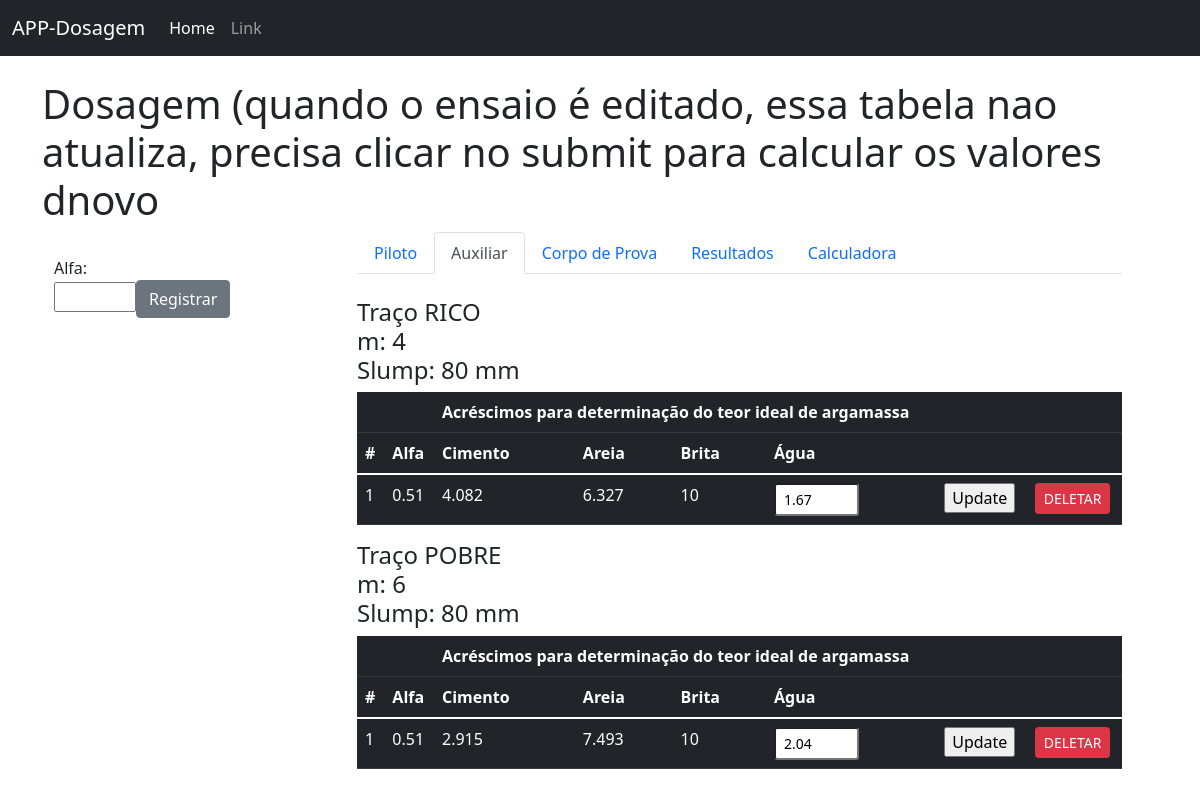
Screenshot of /auxiliar/2 with the database file from the repository.
### hello.py (models this page shows, shortened)
class Dosagem_rico(db.Model):
    id = db.Column(db.Integer, primary_key=True)
    alfa = db.Column(db.Integer)
    c_unitario = db.Column(db.Integer)
    a_unitario = db.Column(db.Integer)
    b_unitario = db.Column(db.Integer)
    c_massa = db.Column(db.Integer)
    a_massa = db.Column(db.Integer)
    b_massa = db.Column(db.Integer)
    c_acr = db.Column(db.Integer)
    a_acr= db.Column(db.Integer)
    a_massa_umida = db.Column(db.Integer)
    umidade_agregado = db.Column(db.Integer)
    agua = db.Column(db.Integer)
    agua_cimento = db.Column(db.Integer)
    ensaio_id = db.Column(db.Integer, db.ForeignKey('ensaios.id'))

class Dosagem_pobre(db.Model):
    id = db.Column(db.Integer, primary_key=True)
    alfa = db.Column(db.Integer)
    c_unitario = db.Column(db.Integer)
    a_unitario = db.Column(db.Integer)
    b_unitario = db.Column(db.Integer)
    c_massa = db.Column(db.Integer)
    a_massa = db.Column(db.Integer)
    b_massa = db.Column(db.Integer)
    c_acr = db.Column(db.Integer)
    a_acr= db.Column(db.Integer)
    a_massa_umida = db.Column(db.Integer)
    umidade_agregado = db.Column(db.Integer)
    agua = db.Column(db.Integer)
    agua_cimento = db.Column(db.Integer)
    ensaio_id = db.Column(db.Integer, db.ForeignKey('ensaios.id'))

### hello.py (the view, shortened to what this page needs)
@app.route('/auxiliar/<int:id>', methods=['POST', 'GET'])
def dosagem_auxiliar(id):
    form = Alfa()
    ensaio_salvo = Ensaios.query.filter_by(id=id).first()
    m_rico = ensaio_salvo.rico
    m_pobre = ensaio_salvo.pobre
    alfa = form.alfa.data
    pesobrita = ensaio_salvo.pesobrita
    slump = ensaio_salvo.slump
    return render_template("auxiliar.html", form=form, ensaio_salvo=ensaio_salvo, id=id, m_rico=m_rico, m_pobre=m_pobre, slump=slump)

### forms.py
class Alfa(FlaskForm):
    alfa = FloatField('Alfa:')
    submit = SubmitField('Registrar')

### templates/auxiliar.html (shortened to what this page needs)
{% extends 'base.html' %}
{% block content %}
<h1>Dosagem (quando o ensaio é editado, essa tabela nao atualiza, precisa clicar no submit para calcular os valores dnovo</h1>
<div class="container">
    <div class = "row">
        <div class="col-3">
            <br>
            <form method="POST">
                {{ form.alfa.label }}<br>
                {{ form.alfa(size=3) }}{{ form.submit(class="btn btn-secondary") }}
            </form>
        </div>
        <div class="col-9">
            <div class="container">
            <ul class="nav nav-tabs">
              <li class="nav-item">
                <a class="nav-link" aria-current="page" href="/dosagem/{{ id }}">Piloto</a>
              </li>
              <li class="nav-item">
                <a class="nav-link active" href="/auxiliar/{{ id }}">Auxiliar</a>
              </li>
              <li class="nav-item">
                <a class="nav-link" href="/corpo_de_prova/{{ id }}">Corpo de Prova</a>
              </li>
              <li class="nav-item">
                <a class="nav-link" href="/resultados/{{ id }}">Resultados</a>
              </li>
              <li class="nav-item">
                <a class="nav-link" href="/calculadora/{{ id }}">Calculadora</a>
              </li>
            </ul>
            <br>
        <h4>Traço RICO<br>m: {{ m_rico }}<br>Slump: {{ slump }} mm</h4>
        <table class="table table-dark">
        <thead>
            <tr>
                <th></th>
                <th></th>
                <th colspan="4">Acréscimos para determinação do teor ideal de argamassa</th>
                <th></th>
                <th></th>
            <tr>
                <th>#</th>
                <th>Alfa</th>
                <th>Cimento</th>
                <th>Areia</th>
                <th>Brita</th>
                <th>Água</th>
                <th></th>
                <th></th>
            </tr>
        </thead>
        <tbody>
        {% for i in ensaio_salvo.dosagem_rico %}
        <form method="POST" action="/agua_rico">
        <tr>
            <td>{{ 1 }}</td>
            <td>{{ i.alfa }}</td>
            <td>{{ i.c_massa }}</td>
            <td>{{ i.a_massa }}</td>
            <td>{{ i.b_massa }}</td>
            <td><input type="hidden" value="{{ i.id }}" name="i_id">
            <input type="text" size="3" class="form-control-sm" value="{{ i.agua }}" name="valor_agua_novo"></td>
            <td><input type="submit" value="Update"></td>
            <td><a href="/dosagem_auxiliar/delete/{{ i.id }}" class="btn btn-danger btn-sm">DELETAR</a></td>
            </form>
        {% endfor %}
        </tbody>
        </table>
        <h4>Traço POBRE<br>m: {{ m_pobre }}<br>Slump: {{ slump }} mm</h4>
        <table class="table table-dark">
        <thead>
            <tr>
                <th></th>
                <th></th>
                <th colspan="4">Acréscimos para determinação do teor ideal de argamassa</th>
                <th></th>
                <th></th>
            <tr>
                <th>#</th>
                <th>Alfa</th>
                <th>Cimento</th>
                <th>Areia</th>
                <th>Brita</th>
                <th>Água</th>
                <th></th>
                <th></th>
            </tr>
        </thead>
        <tbody>
        {% for i in ensaio_salvo.dosagem_pobre %}
        <form method="POST" action="/agua_pobre">
        <tr>
            <td>{{ 1 }}</td>
            <td>{{ i.alfa }}</td>
            <td>{{ i.c_massa }}</td>
            <td>{{ i.a_massa }}</td>
            <td>{{ i.b_massa }}</td>
            <td><input type="hidden" value="{{ i.id }}" name="i_id">
            <input type="text" size="3" class="form-control-sm" value="{{ i.agua }}" name="valor_agua_novo"></td>
            <td><input type="submit" value="Update"></td>
            <td><a href="/dosagem_auxiliar/delete/{{ i.id }}" class="btn btn-danger btn-sm">DELETAR</a></td>
            </form>
        {% endfor %}
        </tbody>
        </table>
        </div>
    </div>
</div>
{% endblock %}

### rows the page displays
Dosagem_rico: c_unitario "1", alfa "0.51", c_massa "4.082", a_massa "6.327", b_massa "10", valor_agua_novo "1.67"
Dosagem_pobre: c_unitario "1", alfa "0.51", c_massa "2.915", a_massa "7.493", b_massa "10", valor_agua_novo "2.04"

### other values shown
{{ m_rico }} "4"
{{ slump }} "80"
{{ m_pobre }} "6"
